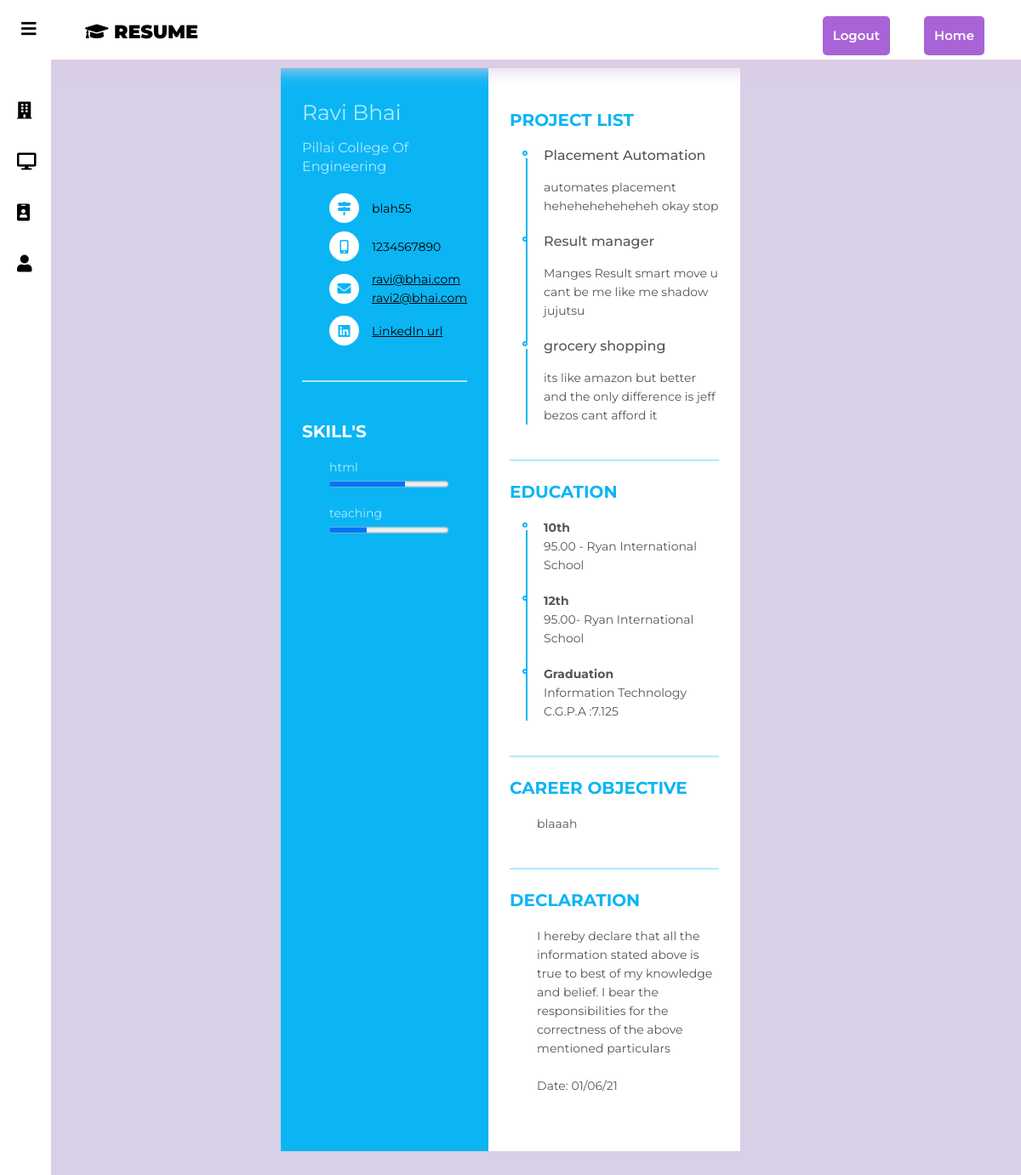
The page /student/studentresume/5 (signed in) on the database its author committed.
### account/models.py (models this page shows)
class CustomUser(AbstractBaseUser, PermissionsMixin):
    email = models.EmailField(_('email address'), unique=True)
    first_name=models.CharField(max_length=50)
    last_name=models.CharField(max_length=50)
    user_type=models.CharField(max_length=100,choices=choice_list,default='student')
    is_staff = models.BooleanField(default=False)
    is_active = models.BooleanField(default=True)
    date_joined = models.DateTimeField(default=timezone.now)
    USERNAME_FIELD = 'email'
    REQUIRED_FIELDS = []
    objects = CustomUserManager()
    def __str__(self):
        return self.email

### student/models.py (models this page shows, shortened)
class StudentResume(models.Model):
    user=models.OneToOneField(get_user_model(),null=True,on_delete=models.CASCADE)
    phone_no=models.CharField(max_length=10)
    email2=models.EmailField()
    address=models.TextField()
    addmission_no=models.CharField(max_length=11,default=00000000)
    dob=models.DateField()
    gender=models.CharField(max_length=20,choices=gender_choice_list)
    branch=models.CharField(max_length=300,choices=branch_names)
    college=models.CharField(max_length=200,default="Pillai College Of Engineering")
    ssc=models.DecimalField(max_digits=5,decimal_places=2,default=0.00)
    ssc_college=models.CharField(max_length=200)
    hsc=models.DecimalField(max_digits=5,decimal_places=2,default=0.00)
    hsc_college=models.CharField(max_length=200,default="null")
    diploma=models.DecimalField(max_digits=5,decimal_places=2,default=0.00)
    diploma_college=models.CharField(max_length=200,default="null")
    sem1=models.DecimalField(max_digits=5,decimal_places=2,default=0.00,null=True)
    sem2=models.DecimalField(max_digits=5,decimal_places=2,default=0.00,null=True)
    sem3=models.DecimalField(max_digits=5,decimal_places=2,default=0.00,null=True)
    sem4=models.DecimalField(max_digits=5,decimal_places=2,default=0.00,null=True)
    sem5=models.DecimalField(max_digits=5,decimal_places=2,default=0.00,null=True)
    sem6=models.DecimalField(max_digits=5,decimal_places=2,default=0.00,null=True)
    sem7=models.DecimalField(max_digits=5,decimal_places=2,default=0.00,null=True)
    sem8=models.DecimalField(max_digits=5,decimal_places=2,default=0.00,null=True)
    attendance=models.DecimalField(max_digits=5,decimal_places=2,default=0.00)
    Backlogs=models.IntegerField(default=0.0)
    career_obj=models.TextField()
    linkden_url=models.CharField(max_length=100,null=True)
    github_url=models.CharField(max_length=100,null=True)
    is_verified=models.BooleanField(default=False)
    is_notified=models.BooleanField(default=False)

class SkillList(models.Model):
    user=models.ForeignKey(get_user_model(),on_delete=models.CASCADE)
    skill_name=models.CharField(max_length=125)
    skill_type=models.CharField(max_length=50)
    skill_level=models.CharField(max_length=25,choices=skill_level_list)

class ProjectList(models.Model):
    user=models.ForeignKey(get_user_model(),on_delete=models.CASCADE)
    project_title=models.CharField(max_length=200)
    project_description=models.TextField()
    semester=models.CharField(max_length=3, choices=semester_choice,default='3')

### student/views.py (the view)
# urls.py: path('studentresume/<int:key>',ShowStudentResume,name="show-resume"),
def ShowStudentResume(request,key):
    User=get_user_model().objects.get(id=request.user.id)
    sr=StudentResume.objects.get(user=User)
    project_list=ProjectList.objects.filter(user=User)
    skill_list=SkillList.objects.filter(user=User)
    cgpa=int(sr.sem1)+int(sr.sem2)+int(sr.sem3)+int(sr.sem4)+int(sr.sem5)+int(sr.sem6)+int(sr.sem7)+int(sr.sem8)
    cgpa=cgpa/8
    date=datetime.date.today().strftime("%d/%m/%y")
    context={
        'User':User,
        'sr':sr,
        'project_list':project_list,
        'skill_list':skill_list,
        'cgpa':cgpa,
        'date':date,
    }
    return render(request,'student/resume.html',context)

### student/templates/student/resume.html (shortened to what this page needs)
<!DOCTYPE html>
<html lang="en" dir="ltr">
  <head>
    {% load static %}
    <link href="https://cdn.jsdelivr.net/npm/bootstrap@5.0.0-beta3/dist/css/bootstrap.min.css" rel="stylesheet">
    <link rel="stylesheet" href="{% static 'student/css/student.css'%}">
    <link rel="stylesheet" href="{% static 'company/css/resume.css'%}">
    <link rel="stylesheet" href="https://cdnjs.cloudflare.com/ajax/libs/font-awesome/5.12.1/css/all.min.css">
    <link rel="stylesheet" href="https://cdn.jsdelivr.net/npm/pixeden-stroke-7-icon@1.2.3/pe-icon-7-stroke/dist/pe-icon-7-stroke.min.css">
  </head>
  <body style="background-color:#d7d0e6;">
    <header style="z-index:1;top:0;height:70px">
        <label for="check">
          <i class="fa fa-bars" aria-hidden="true" id="sidebar_btn"></i>
        </label>
        <div class="left_area">
          <h3><span><i class="fa fa-graduation-cap" aria-hidden="true"></i> Resume</span></h3>
        </div>
        <div class="right_area">
            <a href="{% url 'back-home' %}" class="logout_btn">Home</a>
          </div>
        <div class="right_area">
          <a href="{% url 'logout' %}" class="logout_btn">Logout</a>
        </div>
    </header>
    <div class="sidebar" style="z-index: 1;top:0">
        <a href="{% url 'job-list-view' %}"><i class="fa fa-building" aria-hidden="true"></i><span>Jobs</span></a>
        <a id="active-link" href="#"><i class="fas fa-desktop"></i><span>Forum</span></a>
        {% if User.studentresume %}
            <a href="{% url 'edit-resume' User.studentresume.id%}"><i class="fa fa-id-badge" aria-hidden="true"></i><span>Resume</span></a>
        {%else%}
            <a href="{% url 'student-resume' %}"><i class="fa fa-id-badge" aria-hidden="true"></i><span>Resume</span></a>
        {%endif%}
        <a href="{% url 'student-profile' request.user.id %}" ><i class="fa fa-user" aria-hidden="true"></i><span>Profile</span></a>
    </div>
<div class="resume" style="padding: 30px 330px;width:auto">
   <div class="resume_left" style="width:auto">
     <div class="resume_content">
       <div class="resume_item resume_info">
         <div class="title">
           <p class="regular" style="text-transform: capitalize;font-size:25px">{{User.first_name}} {{User.last_name}}</p>
         </div>
		 <div class="title">
           <p class="regular" style="font-size:16px">{{sr.college}}</p>
         </div>
         <ul>
           <li>
             <div class="icon">
               <i class="fas fa-map-signs"></i>
             </div>
             <div class="address" style="color:black" >
				{{sr.address}}
             </div>
           </li>
           <li>
             <div class="icon">
               <i class="fas fa-mobile-alt"></i>
             </div>
             <div class="phone_no" style="color:black" >
				{{sr.phone_no}}
             </div>
           </li>
           <li>
             <div class="icon">
               <i class="fas fa-envelope"></i>
             </div>
             <div class="mail">
              <a href="mailto:{{User}}" style="color:black" >{{User}}</a><br>
              <a href="mailto:{{sr.email2}}" style="color:black"  >{{sr.email2}}</a>
             </div>
           </li>
           <li>
             <div class="icon">
               <i class="fab fa-linkedin"></i>
             </div>
             <div class="linkedin_url" >
				<a href="{{sr.linkden_url}}" style="color:black"  target="_blank">LinkedIn url</a>
             </div>
           </li>
         </ul>
       </div>
       <br>
       <div class="resume_item resume_skills">
         <div class="title">
           <p class="bold">Skill's</p>
         </div>
         <ul>
          {% for skill in skill_list%}
          <li>
             <div class="skill_name">
                {{skill.skill_name}}
                {% if skill.skill_level == "Basic" %}
                <progress id="file" value="32" max="100"> 32% </progress>
                {%elif skill.skill_level == "InterMediate" %}
                <progress id="file" value="64" max="100"> 64% </progress>
                {%else%}
                <progress id="file" value="98" max="100"> 98% </progress>
                {%endif%}
             </div>
          </li>
          {%endfor%}
         </ul>
       </div>
     </div>
  </div>
  <div class="resume_right">
    <div class="resume_item resume_project">
        <div class="title">
           <p class="bold">Project list</p>
         </div>
        <ul>
          {% for project in project_list%}
            <li>
                <div class="date">{{project.project_title}}</div>
                <div class="info">
                  {{project.project_description}}
                </div>
            </li>
          {%endfor%}
        </ul>
    </div>
    <div class="resume_item resume_education">
      <div class="title">
           <p class="bold">Education</p>
         </div>
      <ul>
            <li>
                <div class="std" ><b>10th</b></div>
                <div class="info">
                  {{sr.ssc}} -
                  {{sr.ssc_college}}
                </div>
            </li>
            {%if sr.hsc != 0.0%}
            <li>
              <div class="std"><b>12th</b></div>
              <div class="info">
                {{sr.hsc}}-
                {{sr.hsc_college}}
              </div>
            </li>
            {%endif%}
			<li>
              <div class="std"><b>Graduation</b></div>
              <div class="info">
                {{sr.branch}}<br>
                 C.G.P.A :{{cgpa}}
              </div>
            </li>
        </ul>
    </div>
	<div class="resume_item resume_careerobj">
         <div class="title">
           <p class="bold">Career Objective</p>
         </div>
         <ul>
           <li>
             <div class="objective">
                {{sr.career_obj}}
             </div>
           </li>
         </ul>
    </div>
	<div class="resume_item resume_declaration">
	  <div class="title">
			<p class="bold">Declaration</p>
	  </div>
	  <ul>
           <li>
             <div class="declaration">
              I hereby declare that all the information stated above is true to best of my knowledge and belief.
              I bear the responsibilities for the correctness of the above mentioned particulars<br><br>
              Date: {{date}}
             </div>
           </li>
         </ul>
        </div>
    </div>
</div>
</body>
</html>

### static/student/css/student.css (style rules this page uses)
body { margin: 0; padding: 0; font-family: 'Poppins', sans-serif; background: #d7d0e6; }
header { position: fixed; background: #fff; padding: 3px; width: 100%; box-shadow: 1px 1px 20px 10px #ddcce7; }
.left_area h3 { position: fixed; color: rgb(58, 54, 54); margin: 0; text-transform: uppercase; font-size: 22px; font-weight: 900; left : 100px; }
.left_area span { color: #000; }
.logout_btn { padding: 12px; background: #a863d6; text-decoration: none; float: right; float: top; margin-top: -6px; margin-right: 40px; border-radius: 5px; font-size: 15px; font-weight: 600; color: #fff; transition: 0.5s; transition-property: background; }
.sidebar { background: #fff; margin-top: 70px; padding-top: 30px; position: fixed; left: 0; width: 250px; height: 100%; transition: 0.5s; transition-property: left; }
.sidebar a { color: #000; display: block; width: 100%; line-height: 60px; text-decoration: none; padding-left: 40px; box-sizing: border-box; transition: 0.5s; transition-property: background; }
.sidebar i { padding-right: 10px; }
label #sidebar_btn { z-index: 1; color: #000; position: fixed; cursor: pointer; left: 20px; font-size: 20px; margin: 5px ; transition: 0.8s; transition-property: color; }
#check:checked ~ .sidebar { left: -190px; }
#check:checked ~ .sidebar a { font-size: 20px; margin-left: 170px; width: 80px; }

### static/company/css/resume.css (style rules this page uses)
* { margin: 0; padding: 0; box-sizing: border-box; list-style: none; font-family: "Montserrat", sans-serif; }
body { background: #585c68; font-size: 14px; line-height: 22px; color: #555555; }
.bold { font-weight: 700; font-size: 20px; text-transform: uppercase; }
.resume { width: 800px; height: auto; display: flex; margin: 50px auto; }
.resume .resume_left { width: 280px; background: #0bb5f4; }
.resume .resume_left .resume_content { padding: 0 25px; }
.resume .title { margin-bottom: 20px; }
.resume .resume_left .bold { color: #fff; }
.resume .resume_left .regular { color: #b1eaff; }
.resume .resume_item { padding: 25px 0; border-bottom: 2px solid #b1eaff; }
.resume .resume_left .resume_item:last-child, .resume .resume_right .resume_item:last-child { border-bottom: 0px; }
.resume .resume_left ul li { display: flex; margin-bottom: 10px; align-items: center; }
.resume .resume_left ul li:last-child { margin-bottom: 0; }
.resume .resume_left ul li .icon { width: 35px; height: 35px; background: #fff; color: #0bb5f4; border-radius: 50%; margin-right: 15px; font-size: 16px; position: relative; }
.resume .icon i, .resume .resume_right .resume_hobby ul li i { position: absolute; top: 50%; left: 50%; transform: translate(-50%, -50%); }
.resume .resume_left .resume_skills ul li { display: flex; margin-bottom: 10px; color: #b1eaff; justify-content: space-between; align-items: center; }
.resume .resume_left .resume_skills ul li .skill_name { width: 25%; }
.resume .resume_right { width: 520px; background: #fff; padding: 25px; }
.resume .resume_right .bold { color: #0bb5f4; }
.resume .resume_right .resume_project ul, .resume .resume_right .resume_education ul { padding-left: 40px; overflow: hidden; }
.resume .resume_right ul li { position: relative; }
.resume .resume_right ul li .date { font-size: 16px; font-weight: 500; margin-bottom: 15px; }
.resume .resume_right ul li .info { margin-bottom: 20px; }
.resume .resume_right ul li:last-child .info { margin-bottom: 0; }
.resume .resume_right .resume_project ul li:before, .resume .resume_right .resume_education ul li:before { content: ""; position: absolute; top: 5px; left: -25px; width: 6px; height: 6px; border-radius: 50%; border: 2px solid #0bb5f4; }
.resume .resume_right .resume_project ul li:after, .resume .resume_right .resume_education ul li:after { content: ""; position: absolute; top: 14px; left: -21px; width: 2px; height: 115px; background: #0bb5f4; }
.resume .resume_right .resume_declaration ul { display: flex; justify-content: space-between; }
.resume .resume_right .resume_declaration ul:after { display: none; }

### rows shown on the page
CustomUser: first_name "Ravi", last_name "Bhai", email "ravi@bhai.com"
StudentResume: college "Pillai College Of Engineering", address "blah55", phone_no "1234567890", email2 "ravi2@bhai.com", ssc "95.00", ssc_college "Ryan International School", hsc "95.00", hsc_college "Ryan International School", branch "Information Technology", career_obj "blaaah"
SkillList: skill_name "html", skill_level "InterMediate" (drawn)
SkillList: skill_name "teaching", skill_level "Basic" (drawn)
ProjectList: project_title "Placement Automation", project_description "automates placement heheheheheheheh okay stop"
ProjectList: project_title "Result manager", project_description "Manges Result smart move u cant be me like me shadow jujutsu"
ProjectList: project_title "grocery shopping", project_description "its like amazon but better and the only difference is jeff bezos cant afford it"

### other values the page prints
{{ cgpa }} "7.125"
